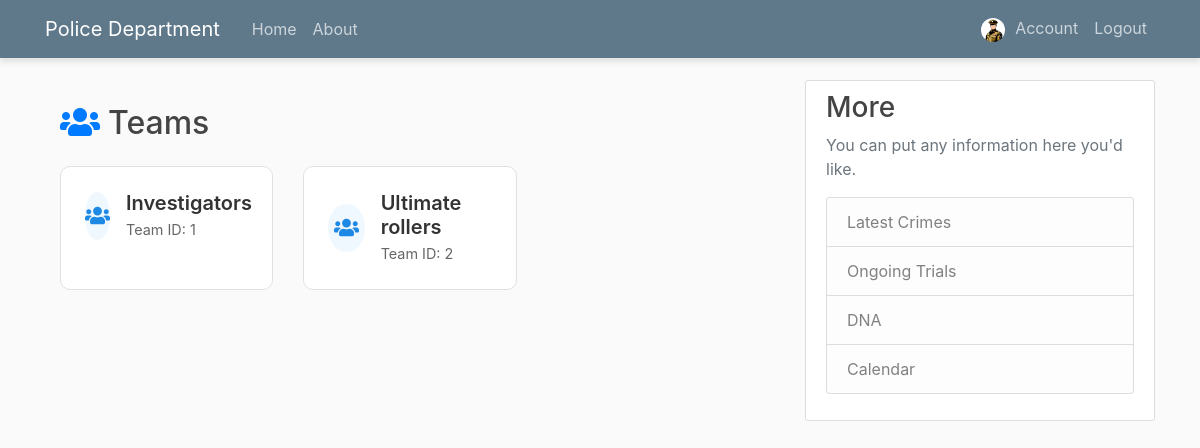
The app's page /teams (signed in) with its own data.
### Investigation/models.py (models this page shows, shortened)
class User(db.Model, UserMixin):
    id = db.Column(db.Integer, primary_key=True)
    username = db.Column(db.String(10), unique=True, nullable=False)
    email = db.Column(db.String(120), unique=True, nullable=False)
    image_file = db.Column(db.String, default="default.jpg")
    password = db.Column(db.String, nullable=False)
    teams = db.relationship('UserTeam', backref='user', lazy=True)

class Team(db.Model):
    id = db.Column(db.Integer, primary_key=True)
    name = db.Column(db.String(10), unique=True, nullable=False)
    users = db.relationship('UserTeam', backref='team', lazy=True)
    cases = db.relationship('CaseTeam', backref='team', lazy=True)

### Investigation/users/routes.py (the view)
@users.route('/teams',  methods=['POST', 'GET'])
@login_required
def teams():
    teamss = Team.query.join(UserTeam).filter(UserTeam.user_id==current_user.id).all()
    return render_template('teams.html', teamss=teamss)

### Investigation/models.py (called while the page is built)
@login_manager.user_loader
def load_user(user_id):
    return User.query.get(int(user_id))

### Investigation/templates/teams.html
{% extends "layout.html" %}
{% block content %}
<div class="container py-4">
    <h2 class="mb-4"><i class="fas fa-users text-primary mr-2"></i>Teams</h2>
    <div class="row">
        {% for team in teamss %}
        <div class="col-md-6 col-lg-4 mb-4">
            <a href="{{ url_for('evidences.cases', team_id=team.id) }}" class="card-link">
                <div class="card team-card h-100">
                    <div class="card-body p-4">
                        <div class="d-flex align-items-center">
                            <div class="team-icon mr-3">
                                <i class="fas fa-users"></i>
                            </div>
                            <div>
                                <h5 class="team-name mb-1">{{ team.name }}</h5>
                                <p class="team-id mb-0">Team ID: {{ team.id }}</p>
                            </div>
                        </div>
                    </div>
                </div>
            </a>
        </div>
        {% endfor %}
    </div>
</div>
{% endblock %}

### Investigation/templates/layout.html (shortened to what this page needs)
<!DOCTYPE html>
<html>
<head>
    <link rel="stylesheet" href="https://maxcdn.bootstrapcdn.com/bootstrap/4.0.0/css/bootstrap.min.css">
    <link rel="stylesheet" type="text/css" href="{{ url_for('static', filename='main.css') }}">
    <link rel="stylesheet" href="https://cdnjs.cloudflare.com/ajax/libs/font-awesome/5.15.4/css/all.min.css">
</head>
<body>
    <header class="site-header">
      <nav class="navbar navbar-expand-md navbar-dark bg-steel fixed-top">
        <div class="container">
          <a class="navbar-brand mr-4" href="/">Police Department</a>
          <div class="collapse navbar-collapse" id="navbarToggle">
            <div class="navbar-nav mr-auto">
              <a class="nav-item nav-link" href="{{ url_for('main.home') }}">Home</a>
              <a class="nav-item nav-link" href="#">About</a>
            </div>
            {% if current_user.is_authenticated %}
                <div class="navbar-nav">
                  <a class="nav-item nav-link" href="{{ url_for('users.account')}}">
                      <img src="{{ url_for('static', filename='profile_pics/' + current_user.image_file) }}" alt="Logo" style="height: 24px; width: 24px; border-radius: 50%; object-fit: cover; margin-right: 6px;">
                      Account
                  </a>
                  <a class="nav-item nav-link" href="{{ url_for('users.logout')}}">Logout</a>
                </div>
            {% else %}
                <div class="navbar-nav">
                    <a class="nav-item nav-link" href="{{ url_for('users.login')}}">Login</a>
                    <a class="nav-item nav-link" href="{{ url_for('users.register')}}">Register</a>
                </div>
            {% endif %}
          </div>
        </div>
      </nav>
    </header>
    <main role="main" class="container">
      <div class="row">
        <div class="col-md-8">
          {% block content %}{% endblock %}
        </div>
        <div class="col-md-4">
          <div class="content-section">
            <h3 class="centre">More</h3>
            <p class='text-muted'>You can put any information here you'd like.
              <ul class="list-group">
                <li class="list-group-item list-group-item-light">Latest Crimes</li>
                <li class="list-group-item list-group-item-light">Ongoing Trials</li>
                <li class="list-group-item list-group-item-light">DNA</li>
                <li class="list-group-item list-group-item-light">Calendar</li>
              </ul>
            </p>
          </div>
        </div>
      </div>
    </main>
</body>
</html>

### Investigation/static/main.css (style rules this page uses)
body { background: #fafafa; color: #333333; margin-top: 5rem; }
h1, h2, h3, h4, h5, h6 { color: #444444; }
.bg-steel { background-color: #5f788a; }
.site-header .navbar-nav .nav-link { color: #cbd5db; }
.content-section { background: #ffffff; padding: 10px 20px; border: 1px solid #dddddd; border-radius: 3px; margin-bottom: 20px; }
.navbar { box-shadow: 0px 4px 6px rgba(0, 0, 0, 0.1); }
.card-link { text-decoration: none; color: inherit; }
.team-card { border-radius: 10px; border: 1px solid #e0e0e0; transition: all 0.2s ease; }
.team-icon { width: 48px; height: 48px; border-radius: 50%; background-color: #f0f8ff; display: flex; align-items: center; justify-content: center; color: #1e88e5; font-size: 1.25rem; }
.team-name { color: #333; font-weight: 600; }
.team-id { color: #666; font-size: 0.9rem; }

### records on screen
User: image_file (placeholder picture)
Team: name "Investigators", id "1"
Team: name "Ultimate rollers", id "2"
